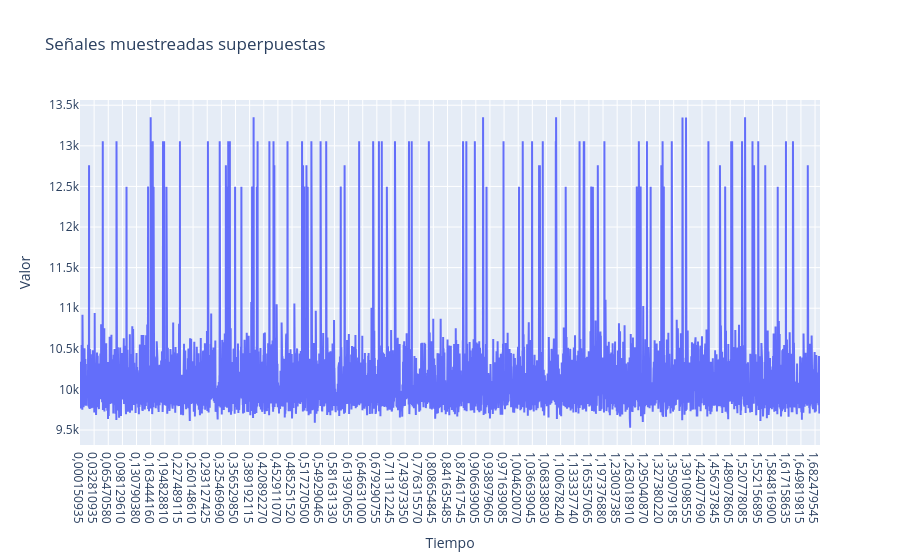

Source (notebook cell):
### Code cell
fig = go.Figure()


# Agregamos cada señal como un trazo
fig.add_trace(go.Scatter(x = resultados_tiempos[4], y=new_arr4, mode='lines', name='Señal 4'))

# Opciones de layout
fig.update_layout(
    title='Señales muestreadas superpuestas',
    xaxis_title='Tiempo',
    yaxis_title='Valor',
    hovermode='x unified'
)

fig.show()

### Figure 1 — Plotly figure (JSON) as saved in the notebook; plotly's stock layout.template omitted (floating-point values rounded to 4 significant figures; data arrays with more than 128 entries replaced by an {"elided": "..."} marker saying what was removed)
{"data": [{"mode": "lines", "name": "Señal 4", "type": "scatter", "x": {"elided": "5393 str values"}, "y": {"elided": "5393 int values"}}], "layout": {"hovermode": "x unified", "title": {"text": "Señales muestreadas superpuestas"}, "xaxis": {"title": {"text": "Tiempo"}}, "yaxis": {"title": {"text": "Valor"}}}}
